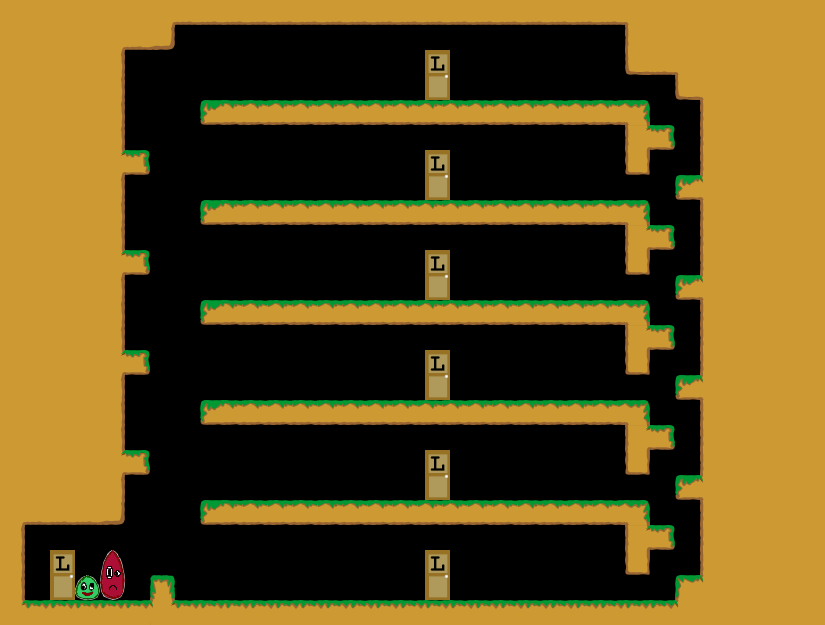

This game map was drawn from its Tiled (.tmx) file and the tilesets committed beside it. A one-line description and the trimmed map source follow:
An orthogonal 33x25 tile map with 25x25 px tiles, 1 tile layer (Kachelebene 1).

<map version="1.0" orientation="orthogonal" width="33" height="25" tilewidth="25" tileheight="25">
 <tileset firstgid="1" name="Tileset" tilewidth="25" tileheight="25">
  <image source="../../../img/Tileset.png" width="400" height="250" />
 </tileset>
 <layer name="Kachelebene 1" width="33" height="25">
  <data>[825 cells, 425 non-empty, 27 distinct tile ids]</data>
 </layer>
</map>
